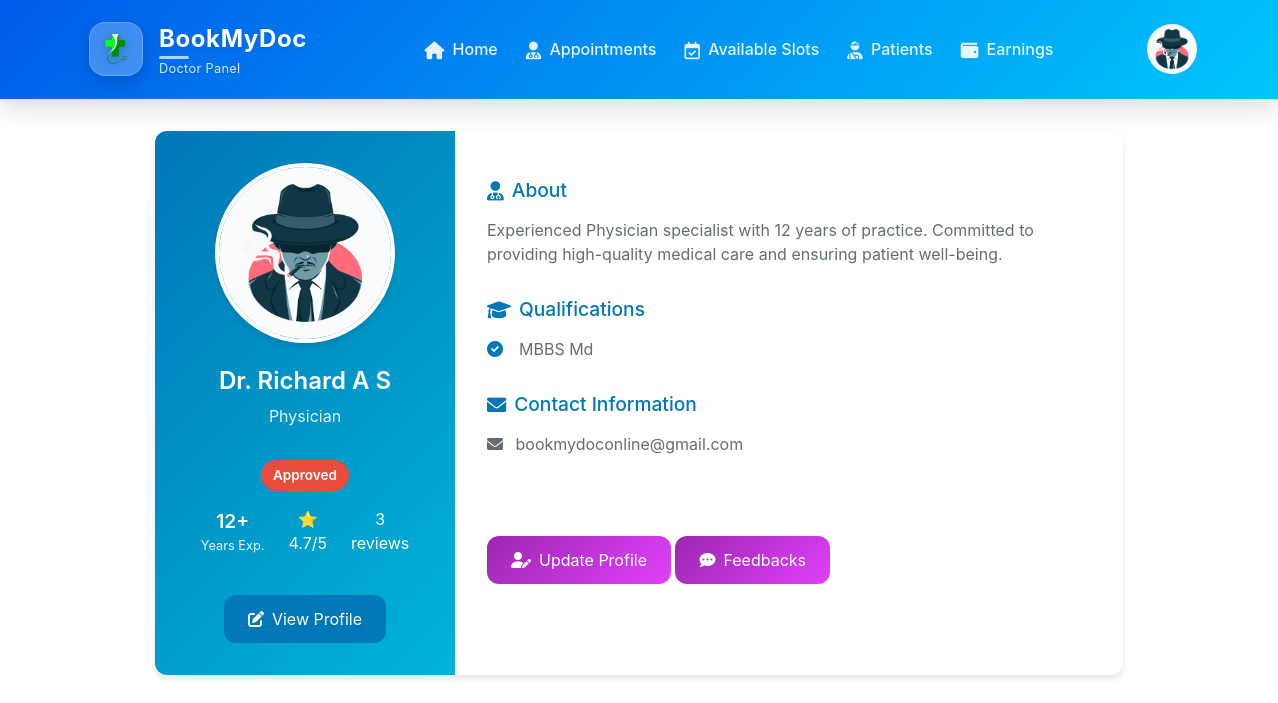
Page /doctorac.php (signed in) on the committed database.
### tables this page shows
CREATE TABLE `doctorreg` (
  `id` int(11) NOT NULL,
  `name` varchar(255) NOT NULL,
  `phone` varchar(20) NOT NULL,
  `email` varchar(255) NOT NULL,
  `password` varchar(255) NOT NULL,
  `created_at` timestamp NOT NULL DEFAULT current_timestamp(),
  `age` int(11) DEFAULT NULL,
  `qualifications` text DEFAULT NULL,
  `experience` int(11) DEFAULT NULL,
  `specialization` varchar(255) DEFAULT NULL,
  `profile_photo` varchar(255) DEFAULT NULL,
  `degree_certificate` varchar(255) DEFAULT NULL,
  `status` enum('pending','rejected','approved') DEFAULT 'pending',
  `address` varchar(255) DEFAULT NULL,
  `location` varchar(20) DEFAULT NULL,
  `fees` decimal(10,2) NOT NULL DEFAULT 0.00,
  `rejection_reason` text DEFAULT NULL,
  `action` enum('enabled','disabled') NOT NULL DEFAULT 'enabled'
);

### doctorac.php (the view, shortened to what this page needs)
<?php
include('doctorheader.php');
$servername = "localhost";
$username = "root";
$password = "";
$dbname = "bookmydoc";
$conn = new mysqli($servername, $username, $password, $dbname);
$doctor_id = $_SESSION['id'];
$stmt = $conn->prepare("SELECT name, email, age, qualifications, experience, specialization, degree_certificate, profile_photo, status, rejection_reason FROM doctorreg WHERE id = ?");
$stmt->bind_param("i", $doctor_id);
$stmt->execute();
$result = $stmt->get_result();
$doctor = $result->fetch_assoc();
$stmt = $conn->prepare("SELECT AVG(rating) AS avg_rating, COUNT(*) AS total_feedbacks FROM feedback WHERE doctor_id = ?");
$stmt->bind_param("i", $doctor_id);
$stmt->execute();
$rating_result = $stmt->get_result()->fetch_assoc();
$avg_rating = round($rating_result['avg_rating'], 1);
$total_feedbacks = $rating_result['total_feedbacks'];
?>
<!DOCTYPE html>
<html lang="en">
<head>
    <link href="https://cdnjs.cloudflare.com/ajax/libs/font-awesome/6.0.0/css/all.min.css" rel="stylesheet">
</head>
<body>
    <div class="edcontainer">
        <div class="profile-card">
            <div class="profile-sidebar">
                <div class="profile-photo-container">
                <img src="<?= htmlspecialchars($doctor['profile_photo']) ?>" onerror="this.onerror=null; this.src='images/profilepicdoct.jpg';" class="profile-photo">
                <div class="verification-badge">
                    </div>
                </div>
                <h1 class="doctor-name">Dr. <?= htmlspecialchars($doctor['name']) ?></h1>
                <p class="doctor-specialization"><?= htmlspecialchars($doctor['specialization']) ?></p>
                <?php
                $statusClass = '';
                $statusText = isset($doctor['status']) ? htmlspecialchars($doctor['status']) : 'Unknown';
                if (strtolower($statusText) == 'active') {
                    $statusClass = 'status-active';
                } elseif (strtolower($statusText) == 'pending') {
                    $statusClass = 'status-pending';
                } elseif (strtolower($statusText) == 'rejected') {
                    $statusClass = 'status-rejected';
                } else {
                    $statusClass = 'status-inactive';
                }
                $hasRejectionReason = strtolower($statusText) == 'rejected' && !empty($doctor['rejection_reason']);
                ?>
                <?php if ($hasRejectionReason): ?>
                <div id="statusBadge" class="status-badge <?= $statusClass ?>" onclick="showRejectionModal()">
                    <?= ucfirst($statusText) ?> <i class="fas fa-info-circle"></i>
                </div>
                <?php else: ?>
                <div class="status-badge <?= $statusClass ?>">
                    <?= ucfirst($statusText) ?>
                </div>
                <?php endif; ?>
                <div class="quick-info">
                    <div class="info-item">
                        <div class="info-value"><?= htmlspecialchars($doctor['experience']) ?>+</div>
                        <div class="info-label">Years Exp.</div>
                    </div>
                    <p class="rating-value">⭐ <br><?= $avg_rating ? $avg_rating . "/5" : "No ratings yet" ?></p>
                    <p class="feedback-count"><?= $total_feedbacks ?> <br>reviews</p>
                </div>
<a href="adddoctors.php" class="btn">
                    <i class="fas fa-edit"></i>
                    View Profile
                </a>
            </div>
            <div class="profile-main">
                <div class="section">
                    <?php if (!empty($doctor['specialization']) && !empty($doctor['qualifications'])) { ?>
    <div class="section">
        <h2 class="section-title">
            <i class="fas fa-user-md"></i>
            About
        </h2>
        <p class="section-content">
            Experienced <?= htmlspecialchars($doctor['specialization']) ?> specialist with
            <?= htmlspecialchars($doctor['experience']) ?> years of practice.
            Committed to providing high-quality medical care and ensuring patient well-being.
        </p>
    </div>
    <?php } else { ?>
    <div class="alert alert-danger">
        <h4 style="color: red;">Please complete your profile by filling in Specialization and Qualifications.<h4>
    </div>
<?php } ?>
                <div class="section">
                    <h2 class="section-title">
                        <i class="fas fa-graduation-cap"></i>
                        Qualifications
                    </h2>
                    <div class="section-content">
                        <?php
                        $qualifications = explode(',', $doctor['qualifications']);
                        foreach ($qualifications as $qualification) {
                            echo '<div class="qualification-item">';
                            echo '<i class="fas fa-check-circle qualification-icon"></i>';
                            echo '<span>' . htmlspecialchars(trim($qualification)) . '</span>';
                            echo '</div>';
                        }
                        ?>
                    </div>
                </div>
                <div class="section">
                    <h2 class="section-title">
                        <i class="fas fa-envelope"></i>
                        Contact Information
                    </h2>
                    <div class="section-content">
                        <p><i class="fas fa-envelope" style="margin-right: 0.5rem;"></i> <?= htmlspecialchars($doctor['email']) ?></p>
                    </div>
                </div>
                <?php if (!empty($doctor['degree_certificate'])): ?>
                <br>
                <br>
                    <a href="updatedoctor.php?id=<?php echo $doctor_id; ?>" class="action-btn btn-photo">
                            <i class="fas fa-user-edit"></i> Update Profile
                        </a>
                        <a href="doctor_feedback.php?id=<?php echo $doctor_id; ?>" class="action-btn btn-photo">
                        <i class="fas fa-comment-dots"></i>  Feedbacks
                        </a>
                    </div>
                </div>
                </div>
                <?php endif; ?>
            </div>
</body>
</html>

### doctorheader.php (shortened to what this page needs)
<?php
include 'db_connection.php';
$doctorId = $_SESSION['id'];
$query = "SELECT profile_photo FROM doctorreg WHERE id = '$doctorId'";
$result = mysqli_query($conn, $query);
$row = mysqli_fetch_assoc($result);
$profilePic = !empty($row['profile_photo']) ? $row['profile_photo'] : 'default-profile.png';
?>
<header>
    <nav class="navbar navbar-expand-lg navbar-dark">
    <link href="https://cdn.jsdelivr.net/npm/bootstrap@5.3.0/dist/css/bootstrap.min.css" rel="stylesheet">
    <link rel="stylesheet" href="https://cdnjs.cloudflare.com/ajax/libs/font-awesome/6.0.0/css/all.min.css">
        <div class="container">
            <a class="navbar-brand d-flex align-items-center" href="doctorprofile.php">
                <div class="logo-container me-3">
                    <img src="images/logo.png" alt="Logo" class="logo-image">
                </div>
                <div class="brand-text">
                    <strong>BookMyDoc</strong>
                    <span class="tagline">Doctor Panel</span>
                </div>
            </a>
            <div class="collapse navbar-collapse" id="navbarNav">
                <ul class="navbar-nav mx-auto">
                    <li class="nav-item">
                        <a class="nav-link" href="doctorprofile.php">
                            <i class="fas fa-home me-1"></i> Home
                        </a>
                    </li>
                    <li class="nav-item">
                        <a class="nav-link" href="manageappointments.php">
                            <i class="fas fa-user-md me-1"></i> Appointments
                        </a>
                    </li>
                    <li class="nav-item">
                        <a class="nav-link" href="availableslots.php">
                            <i class="far fa-calendar-check me-1"></i> Available Slots
                        </a>
                    </li>
                    <li class="nav-item">
                        <a class="nav-link" href="displayappointments.php">
                        <i class="fas fa-user-injured me-1"></i> Patients
                        </a>
                    </li>
                    <li class="nav-item">
                        <a class="nav-link" href="doctorpaymentstat.php">
                        <i class="fas fa-wallet me-1"></i> Earnings
                        </a>
                    </li>
                </ul>
                <div class="nav-right d-flex align-items-center">
                    <div class="dropdown">
                        <a class="nav-link user-profile-dropdown" href="#" role="button" data-bs-toggle="dropdown" aria-expanded="false">
                            <img src="<?php echo $profilePic; ?>" onerror="this.onerror=null; this.src='images/profilepicdoct.jpg';" class="profile-pic" />
                        </a>
                    </div>
                </div>
            </div>
        </div>
    </nav>
</header>

### doctorheader.php (style rules this page uses)
header { font-family: 'Roboto', sans-serif; }
.navbar { background: linear-gradient(135deg, #005bea, #00c6fb); padding: 1rem; box-shadow: 0 8px 25px rgba(0,0,0,0.15); position: relative; z-index: 100; }
.navbar::before { content: ''; position: absolute; top: 0; left: 0; right: 0; bottom: 0; opacity: 0.8; z-index: -1; border-bottom-left-radius: 18px; border-bottom-right-radius: 18px; }
.logo-container { background: rgba(255,255,255,0.25); border-radius: 16px; width: 54px; height: 54px; display: flex; align-items: center; justify-content: center; padding: 10px; box-shadow: 0 8px 20px rgba(0,0,0,0.15); backdrop-filter: blur(8px); -webkit-backdrop-filter: blur(8px); border: 1px solid rgba(255,255,255,0.2); transition: all 0.5s cubic-bezier(0.175, 0.885, 0.32, 1.275); }
.logo-image { max-width: 100%; height: auto; filter: drop-shadow(0 2px 5px rgba(0,0,0,0.2)); }
.navbar-brand { transition: all 0.4s ease; padding: 0.3rem 0.5rem; border-radius: 12px; }
.brand-text { display: flex; flex-direction: column; text-shadow: 0 2px 4px rgba(0,0,0,0.1); }
.brand-text strong { font-size: 1.5rem; font-weight: 700; color: white; letter-spacing: 0.6px; position: relative; }
.brand-text strong::after { content: ''; position: absolute; bottom: -2px; left: 0; width: 30px; height: 3px; background: rgba(255,255,255,0.7); border-radius: 10px; }
.tagline { font-size: 0.8rem; color: rgba(255,255,255,0.85); letter-spacing: 0.3px; margin-top: 2px; }
.navbar-nav .nav-item { position: relative; margin: 0 6px; }
.navbar-nav .nav-link { color: rgba(255,255,255,0.9); font-weight: 500; padding: 0.8rem 1.2rem; border-radius: 12px; transition: all 0.4s cubic-bezier(0.25, 0.46, 0.45, 0.94); position: relative; overflow: hidden; z-index: 1; }
.navbar-nav .nav-link::before { content: ''; position: absolute; top: 100%; left: 0; width: 100%; height: 100%; background: rgba(255,255,255,0.15); transition: all 0.3s ease; z-index: -1; border-radius: 12px; }
.navbar-nav .nav-link i { transition: all 0.3s ease; font-size: 1.1rem; vertical-align: middle; }
.profile-pic { width: 50px; height: 50px; border-radius: 50%; object-fit: cover; }

### rows in the picture
doctorreg: profile_photo (picture), name "Richard A S", specialization "Physician", status "Approved", experience "12", qualifications "MBBS Md", email "bookmydoconline@gmail.com"

### other values in the picture
$avg_rating "4.7"
$total_feedbacks "3"
